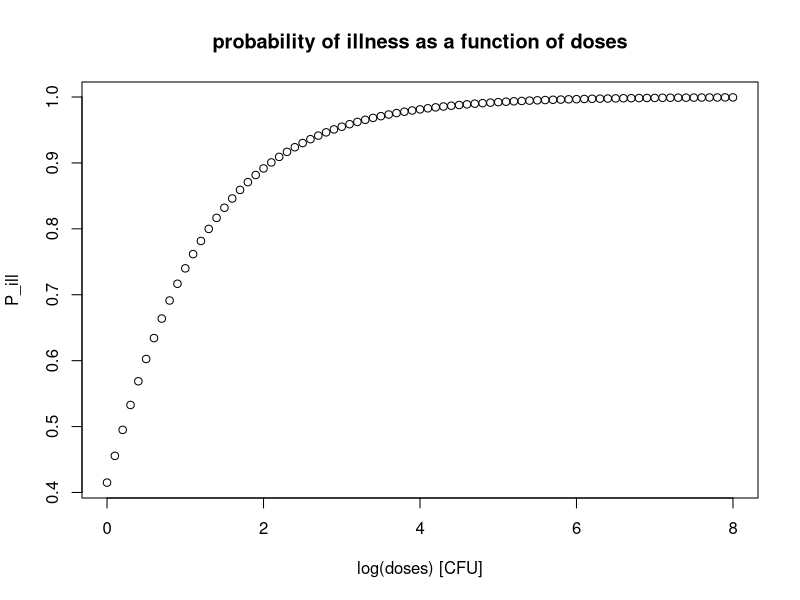

This figure's R source:


#################################
#################################
#################################
# DRM
#################################
#################################
#################################

logDoses <- seq(0,8,by=0.1)
alphaGamma <- 0.38
betaGamma <- 0.51
rPillinf <- 0.76
etaPillinf <- 0.0092


#################################
#model
#################################
# the abscissa Cretlog MUST have the same length as the number of rows of the dose-matrix!
doses <- 10^logDoses
condPillinf <- 1 - (1+doses/etaPillinf)^(-rPillinf)
modDoseResponseMedianChallenge <- function(dose, Pprev, condPillinf, alphaGamma, betaGamma){
  
  Pillmean <- condPillinf*round((1 - exp(lgamma(alphaGamma+betaGamma)
                                         +lgamma(betaGamma+doses)
                                         -lgamma(betaGamma)
                                         -lgamma(alphaGamma+betaGamma+doses))),4)
  return(list(Pillmean=Pillmean))
}

runDoseResponseMedianChallenge <- modDoseResponseMedianChallenge(dose, Pprev, condPillinf, alphaGamma, betaGamma)

Pillmean <-runDoseResponseMedianChallenge$Pillmean

#################################
#################################
#visualisation
#################################
plot(logDoses, Pillmean, 
     xlab = "log(doses) [CFU]", 
     ylab = "P_ill", 
     main = "probability of illness as a function of doses")
#################################
